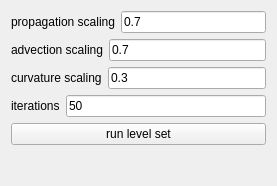
          <widget class="QWidget" name="levelSetPage">
           <property name="geometry">
            <rect>
             <x>0</x>
             <y>0</y>
             <width>277</width>
             <height>186</height>
            </rect>
           </property>
           <attribute name="label">
            <string>Level Set</string>
           </attribute>
           <layout class="QVBoxLayout" name="verticalLayout_22">
            <item>
             <widget class="QWidget" name="widget_33" native="true">
              <layout class="QHBoxLayout" name="horizontalLayout_30">
               <property name="leftMargin">
                <number>0</number>
               </property>
               <property name="topMargin">
                <number>0</number>
               </property>
               <property name="rightMargin">
                <number>0</number>
               </property>
               <property name="bottomMargin">
                <number>0</number>
               </property>
               <item>
                <widget class="QLabel" name="propagationLabel">
                 <property name="text">
                  <string>propagation scaling</string>
                 </property>
                </widget>
               </item>
               <item>
                <widget class="QLineEdit" name="propagationLineEdit">
                 <property name="text">
                  <string>0.7</string>
                 </property>
                </widget>
               </item>
              </layout>
             </widget>
            </item>
            <item>
             <widget class="QWidget" name="widget_34" native="true">
              <layout class="QHBoxLayout" name="horizontalLayout_31">
               <property name="leftMargin">
                <number>0</number>
               </property>
               <property name="topMargin">
                <number>0</number>
               </property>
               <property name="rightMargin">
                <number>0</number>
               </property>
               <property name="bottomMargin">
                <number>0</number>
               </property>
               <item>
                <widget class="QLabel" name="advectionLabel">
                 <property name="text">
                  <string>advection scaling</string>
                 </property>
                </widget>
               </item>
               <item>
                <widget class="QLineEdit" name="advectionLineEdit">
                 <property name="text">
                  <string>0.7</string>
                 </property>
                </widget>
               </item>
              </layout>
             </widget>
            </item>
            <item>
             <widget class="QWidget" name="widget_36" native="true">
              <layout class="QHBoxLayout" name="horizontalLayout_32">
               <property name="leftMargin">
                <number>0</number>
               </property>
               <property name="topMargin">
                <number>0</number>
               </property>
               <property name="rightMargin">
                <number>0</number>
               </property>
               <property name="bottomMargin">
                <number>0</number>
               </property>
               <item>
                <widget class="QLabel" name="label_2">
                 <property name="text">
                  <string>curvature scaling</string>
                 </property>
                </widget>
               </item>
               <item>
                <widget class="QLineEdit" name="curvatureLineEdit">
                 <property name="text">
                  <string>0.3</string>
                 </property>
                </widget>
               </item>
              </layout>
             </widget>
            </item>
            <item>
             <widget class="QWidget" name="widget_37" native="true">
              <layout class="QHBoxLayout" name="horizontalLayout_33">
               <property name="leftMargin">
                <number>0</number>
               </property>
               <property name="topMargin">
                <number>0</number>
               </property>
               <property name="rightMargin">
                <number>0</number>
               </property>
               <property name="bottomMargin">
                <number>0</number>
               </property>
               <item>
                <widget class="QLabel" name="label_3">
                 <property name="text">
                  <string>iterations</string>
                 </property>
                </widget>
               </item>
               <item>
                <widget class="QLineEdit" name="iterationsLineEdit">
                 <property name="text">
                  <string>50</string>
                 </property>
                </widget>
               </item>
              </layout>
             </widget>
            </item>
            <item>
             <widget class="QPushButton" name="levelSetButton">
              <property name="text">
               <string>run level set</string>
              </property>
             </widget>
            </item>
            <item>
             <spacer name="verticalSpacer_8">
              <property name="orientation">
               <enum>Qt::Vertical</enum>
              </property>
              <property name="sizeHint" stdset="0">
               <size>
                <width>20</width>
                <height>40</height>
               </size>
              </property>
             </spacer>
            </item>
           </layout>
          </widget>
